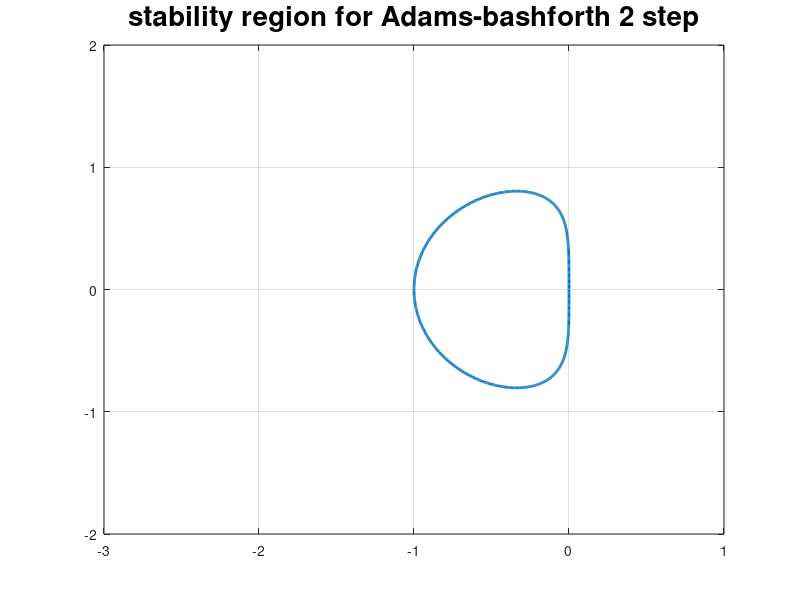
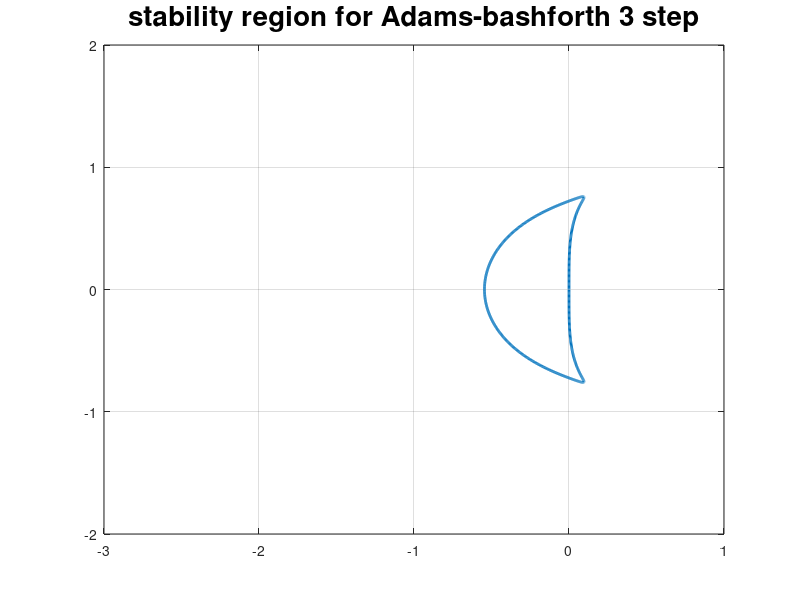
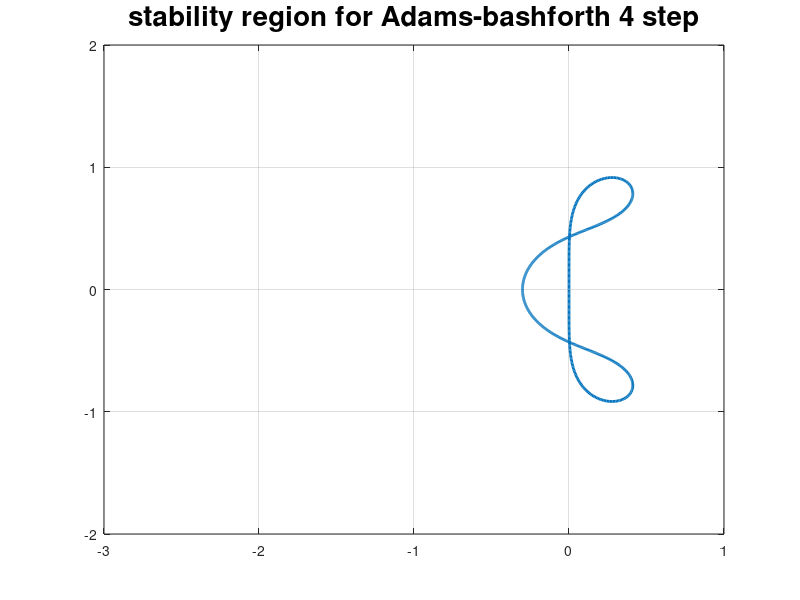

Source code (MATLAB) for these figures, in order:
%% Adams-bashforth 2 step
th=0:0.01:2*pi;
n=length(th);
for j=1:n
et(j)=cos(th(j))+i*sin(th(j));
z(j)=2*(et(j)-et(j).^2)/(1-3*et(j));
end 
figure(1)
p=plot(z); 
set(p,'LineWidth',2);
grid on
title(['stability region for Adams-bashforth 2 step'],'fontsize',20)
axis([-3 1 -2 2])
 
%% Adams-bashforth 3 step
th=0:0.01:2*pi;
n=length(th);
for j=1:n
et(j)=cos(th(j))+i*sin(th(j));
z(j)=-12*(et(j).^2-et(j).^3)/(23*et(j).^2-16*et(j)+5);
end
figure(2)
p=plot(z);
set(p,'LineWidth',2);
grid on
title(['stability region for Adams-bashforth 3 step'],'fontsize',20)
axis([-3 1 -2 2])

%% Adams-bashforth 4 step
th=0:0.01:2*pi;
n=length(th);
for j=1:n
et(j)=cos(th(j))+i*sin(th(j));
z(j)=-24*(et(j).^4-et(j).^3)/(-55*et(j).^3+59*et(j).^2-37*et(j)+9);
end
figure(3)
p=plot(z);
set(p,'LineWidth',2);
grid on
title(['stability region for Adams-bashforth 4 step'],'fontsize',20)
axis([-3 1 -2 2])
